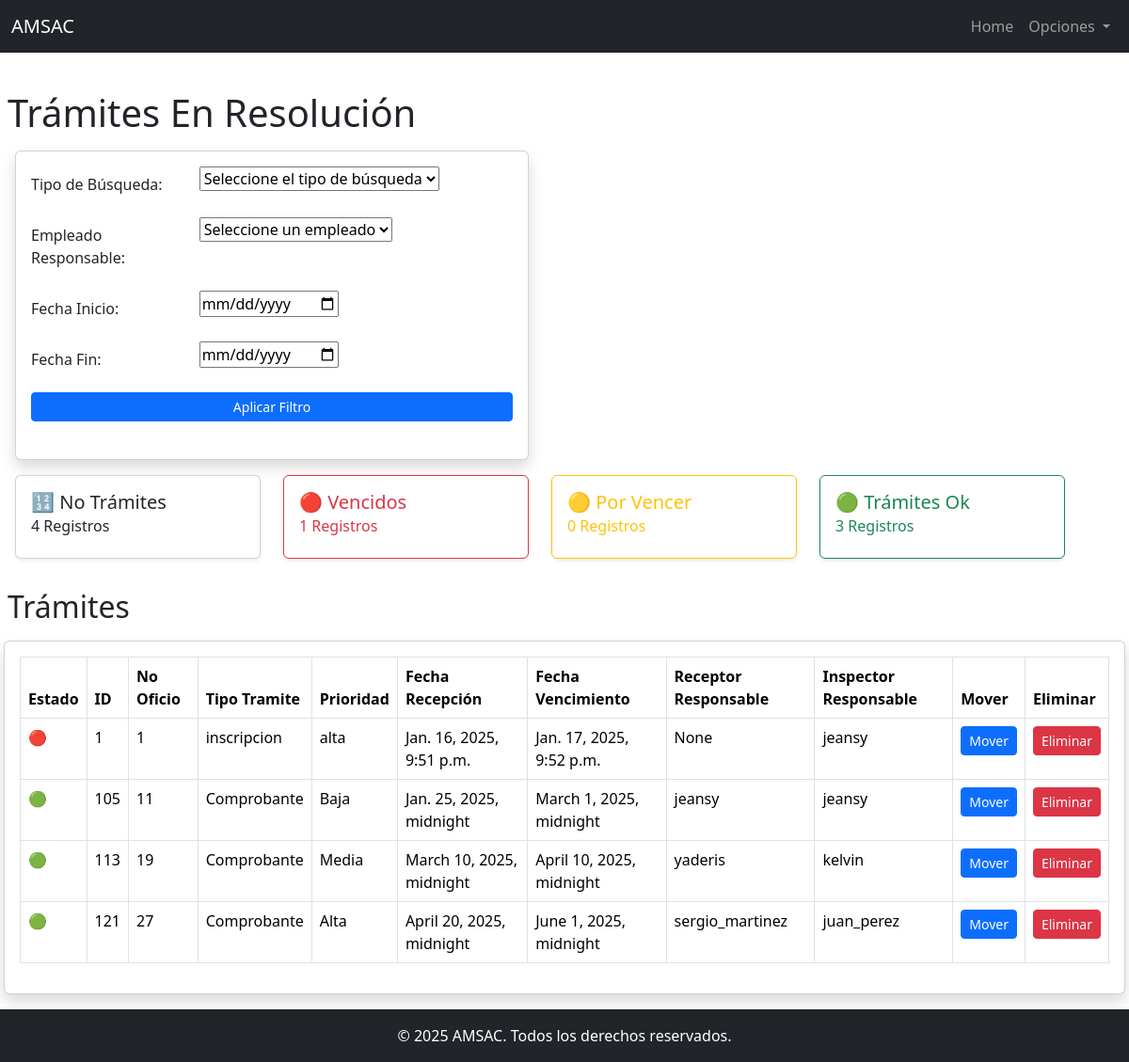
Page /bandeja_resolucion/ (signed in) on the committed database.
### app_catastro_inmuebles_01/models.py (models this page shows, shortened)
class Tramite(models.Model):
    ESTADO_CHOICES = [
        ('Recepción', 'Recepción'),
        ('Inspección', 'Inspección'),
        ('Resolución', 'Resolución'),
        ('Finalizado', 'Finalizado'),
        ('Pendiente Subsano', 'Pendiente Subsano'),
        ('Inspección Proyecto', 'Inspección Proyecto'),
        ('Resolución Proyecto', 'Resolución Proyecto'),
    ]
    no_oficio = models.CharField(max_length=50)
    fecha_recepcion = models.DateTimeField()
    fecha_vencimiento = models.DateTimeField()
    prioridad = models.CharField(max_length=10, choices=[('alta', 'Alta'), ('media', 'Media'), ('baja', 'Baja')])
    tramite_tipo = models.CharField(max_length=20, choices=[('inscripcion', 'Inscripción'), ('desmembracion', 'Desmembración'),
                                                            ('consolidacion', 'Consolidación'), ('comprobante', 'Comprobante')])
    receptor_responsable = models.ForeignKey(Usuario, on_delete=models.SET_NULL, null=True, related_name='receptor_responsable')
    inspector_responsable = models.ForeignKey(Usuario, on_delete=models.SET_NULL, null=True, related_name='inspector_responsable')
    resultor_responsable = models.ForeignKey(Usuario, on_delete=models.SET_NULL, null=True, blank=True, related_name='resultor_responsable')
    lider_proyecto = models.ForeignKey(Usuario, on_delete=models.SET_NULL, null=True, blank=True, related_name='lider_proyecto')
    sub_lider_proyecto = models.ForeignKey(Usuario, on_delete=models.SET_NULL, null=True, blank=True, related_name='sub_lider_proyecto')
    resultor_proyecto = models.ForeignKey(Usuario, on_delete=models.SET_NULL, null=True, blank=True, related_name='resultor_proyecto')
    etapa = models.ForeignKey(Etapa, on_delete=models.CASCADE)
    fecha_movimiento = models.DateTimeField(auto_now=True)  # Fecha en que el trámite cambia de etapa
    comentarios = models.TextField(blank=True, null=True)
    delegado_a = models.ForeignKey(Usuario, on_delete=models.SET_NULL, null=True, related_name='delegado_a')

class Usuario(AbstractUser):
    ROLES = [
        ('recepcionista', 'Recepcionista'),
        ('inspector', 'Inspector'),
        ('resultor', 'Resultor'),
        ('lider_proyecto', 'Líder de Proyecto'),
        ('sub_lider_proyecto', 'Sub Líder de Proyecto'),
        ('resultor_proyecto', 'Resultor de Proyecto'),
    ]
    rol = models.CharField(max_length=20, choices=ROLES, null=True, blank=True)
    def __str__(self):
        return f"{self.username}"  # Para mostrar el rol del usuario agregar ({self.get_rol_display()})

### app_catastro_inmuebles_01/views.py (the view)
# urls.py: path('bandeja_resolucion/', views.bandeja_resolucion, name='bandeja_resolucion'),
@login_required
def bandeja_resolucion(request):
    tramites = Tramite.objects.filter(etapa__nombre="Resolución")
    etapas = Etapa.objects.all()
    if request.method == 'GET':
        form = FiltroTramitesForm(request.GET)
        if form.is_valid():
            tramites = form.filter_tramites(tramites)
    else:
        form = FiltroTramitesForm()
    today = timezone.now()
    warning_period = timedelta(days=5)  # Definir 5 días antes del vencimiento como "por vencer"
    tramites_vencidos = []
    tramites_por_vencer = []
    tramites_ok = []
    for tramite in tramites:
        if tramite.fecha_vencimiento < today:
            tramite.estado = 'vencido'
            tramites_vencidos.append(tramite)
        elif tramite.fecha_vencimiento <= today + warning_period:
            tramite.estado = 'por_vencer'
            tramites_por_vencer.append(tramite)
        else:
            tramite.estado = 'ok'
            tramites_ok.append(tramite)
    tramites_vencidos_count = len(tramites_vencidos)
    tramites_por_vencer_count = len(tramites_por_vencer)
    tramites_ok_count = len(tramites_ok)
    tramites_totales = tramites_vencidos_count + tramites_por_vencer_count + tramites_ok_count
    tramites_ordenados = tramites_vencidos + tramites_por_vencer + tramites_ok
    context = {
        'etapas': etapas,
        'tramites': tramites_ordenados,
        'tramites_vencidos_count': tramites_vencidos_count,
        'tramites_por_vencer_count': tramites_por_vencer_count,
        'tramites_ok_count': tramites_ok_count,
        'tramites_totales': tramites_totales,
        'form': form,
    }
    return render(request, 'app_catastro_inmuebles_01/bandeja_resolucion.html', context)

### app_catastro_inmuebles_01/forms.py (called while the page is built, shortened)
    def filter_tramites(self, queryset):
        tipo_busqueda = self.cleaned_data.get('tipo_busqueda')
        empleado_id = self.cleaned_data.get('empleado')
        fecha_inicio = self.cleaned_data.get('fecha_inicio')
        fecha_fin = self.cleaned_data.get('fecha_fin')
        if fecha_inicio:
            queryset = queryset.filter(fecha_vencimiento__gte=fecha_inicio)
        if fecha_fin:
            queryset = queryset.filter(fecha_vencimiento__lte=fecha_fin)
        return queryset

### app_catastro_inmuebles_01/templates/app_catastro_inmuebles_01/bandeja_resolucion.html (shortened to what this page needs)
{% extends 'base.html' %}
{% block content %}
    <h1 class="ms-2">Trámites En Resolución</h1>
    <div class="container mb-3 mt-3 ms-1 me-1">
        <div class="row">
            <div class="col-12 col-md-6">
                <div class="card shadow">
                    <div class="card-body">
                        <form method="GET" class="mb-4">
                            <div class="mb-3">
                                {% for field in form %}
                                    <div class="row mb-3">
                                        <label class="col-sm-4 col-form-label">{{ field.label_tag }}</label>
                                        <div class="col-sm-8">
                                            {{ field }}
                                        </div>
                                    </div>
                                {% endfor %}
                            </div>
                            <div class="d-grid">
                                <button type="submit" class="btn btn-primary btn-sm">Aplicar Filtro</button>
                            </div>
                        </form>
                    </div>
                </div>
            </div>
        </div>
    </div>
    <div class="container mb-3 mt-3 ms-1 me-1">
        <div class="row">
            <div class="col-12 col-md-3 mb-3">
                <div class="card shadow-sm ">
                    <div class="card-body">
                        <h5 class="card-title">
                            <span>🔢</span> No Trámites
                        </h5>
                        <h6 class="card-subtitle mb-2 font-weight-bold">
                            {{ tramites_totales }} Registros
                        </h6>
                    </div>
                </div>
            </div>
            <div class="col-12 col-md-3 mb-3">
                <div class="card shadow-sm border-danger">
                    <div class="card-body">
                        <h5 class="card-title text-danger">
                            <span>🔴</span> Vencidos
                        </h5>
                        <h6 class="card-subtitle mb-2 text-danger font-weight-bold">
                            {{ tramites_vencidos_count }} Registros
                        </h6>
                    </div>
                </div>
            </div>
            <div class="col-12 col-md-3 mb-3">
                <div class="card shadow-sm border-warning">
                    <div class="card-body">
                        <h5 class="card-title text-warning">
                            <span>🟡</span> Por Vencer
                        </h5>
                        <h6 class="card-subtitle mb-2 text-warning font-weight-bold">
                            {{ tramites_por_vencer_count }} Registros
                        </h6>
                    </div>
                </div>
            </div>
            <div class="col-12 col-md-3 mb-3">
                <div class="card shadow-sm border-success">
                    <div class="card-body">
                        <h5 class="card-title text-success">
                            <span>🟢</span> Trámites Ok
                        </h5>
                        <h6 class="card-subtitle mb-2 text-success font-weight-bold">
                            {{ tramites_ok_count }} Registros
                        </h6>
                    </div>
                </div>
            </div>
        </div>
    </div>
    <h2 class="ms-2">Trámites</h2>
    <div class="Container mb-3 mt-3 ms-1 me-1">
        <div class="card shadow">
            <div class="card-body">
                <table class="table table-bordered">
                    <thead>
                        <tr>
                            <th scope="col">Estado</th>
                            <th scope="col">ID</th>
                            <th scope="col">No Oficio</th>
                            <th scope="col">Tipo Tramite</th>
                            <th scope="col">Prioridad</th>
                            <th scope="col">Fecha Recepción</th>
                            <th scope="col">Fecha Vencimiento</th>
                            <th scope="col">Receptor Responsable</th>
                            <th scope="col">Inspector Responsable</th>
                            <th scope="col">Mover</th>
                            <th scope="col">Eliminar</th>
                        </tr>
                    </thead>
                    <tbody>
                        {% for tramite in tramites %}
                            <tr>
                                <td>
                                    {% if tramite.estado == 'vencido' %}
                                        🔴
                                    {% elif tramite.estado == 'por_vencer' %}
                                        🟡
                                    {% elif tramite.estado == 'ok' %}
                                        🟢
                                    {% endif %}
                                </td>
                                <td>{{ tramite.id }}</td>
                                <td>{{ tramite.no_oficio }}</td>
                                <td>{{ tramite.tramite_tipo }}</td>
                                <td>{{ tramite.prioridad }}</td>
                                <td>{{ tramite.fecha_recepcion }}</td>
                                <td>{{ tramite.fecha_vencimiento }}</td>
                                <td>{{ tramite.receptor_responsable }}</td>
                                <td>{{ tramite.inspector_responsable }}</td>
                                <td>
                                    <button class="btn btn-primary btn-sm" data-bs-toggle="modal" data-bs-target="#modal{{ tramite.id }}">Mover</button>
                                </td>
                                <td><button class="btn btn-danger btn-sm">Eliminar</button></td>
                            </tr>
                        {% endfor %}
                    </tbody>
                </table>
            </div>
        </div>
    </div>
{% endblock %}

### rows in the picture
Tramite: id "1", no_oficio "1", tramite_tipo "inscripcion", prioridad "alta", fecha_recepcion "Jan. 16, 2025, 9:51 p.m.", fecha_vencimiento "Jan. 17, 2025, 9:52 p.m.", receptor_responsable "None", inspector_responsable "jeansy"
Tramite: id "105", no_oficio "11", tramite_tipo "Comprobante", prioridad "Baja", fecha_recepcion "Jan. 25, 2025, midnight", fecha_vencimiento "March 1, 2025, midnight", receptor_responsable "jeansy", inspector_responsable "jeansy"
Tramite: id "113", no_oficio "19", tramite_tipo "Comprobante", prioridad "Media", fecha_recepcion "March 10, 2025, midnight", fecha_vencimiento "April 10, 2025, midnight", receptor_responsable "yaderis", inspector_responsable "kelvin"
Tramite: id "121", no_oficio "27", tramite_tipo "Comprobante", prioridad "Alta", fecha_recepcion "April 20, 2025, midnight", fecha_vencimiento "June 1, 2025, midnight", receptor_responsable "sergio_martinez", inspector_responsable "juan_perez"

### other values in the picture
{{ field.label_tag }} "Tipo de Búsqueda:" "Empleado Responsable:" "Fecha Inicio:" "Fecha Fin:"
{{ tramites_totales }} "4"
{{ tramites_vencidos_count }} "1"
{{ tramites_por_vencer_count }} "0"
{{ tramites_ok_count }} "3"
